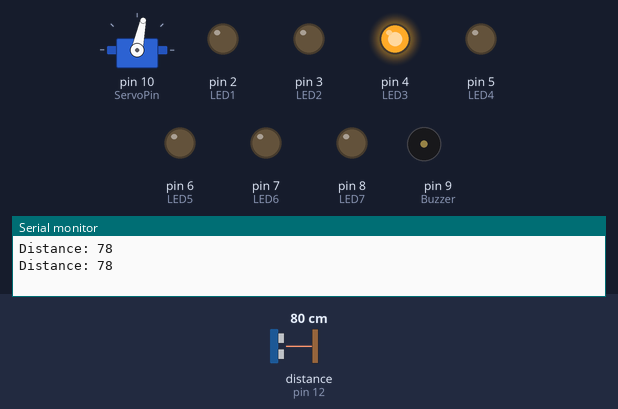
The sketch below on a simulated Arduino Uno, built with avr-gcc and run on an emulated ATmega328P. Parts: servo, output pins drawn as LEDs (lit = HIGH), buzzer (waves = sounding, pin HIGH), the last lines printed to the serial monitor. Wiring (inferred from the names in the program): ultrasonic range finder: trigger pin 11; echo pin 12. The test bench sets the inputs (shaded band); at power-on: distance to the obstacle (sensor on pin 12) 80 cm. The echo pulse lasts 58.3 µs per cm; pins used as bus, display or sensor lines are not drawn.

Above: at 2.8 s.
2.9 s: distance to the obstacle (sensor on pin 12) set to 2 cm
At 4.3 s:
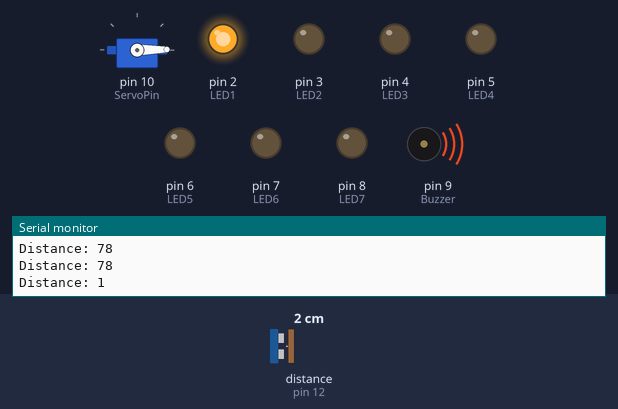
7.5 s: distance to the obstacle (sensor on pin 12) set to 35 cm
At 8.7 s:
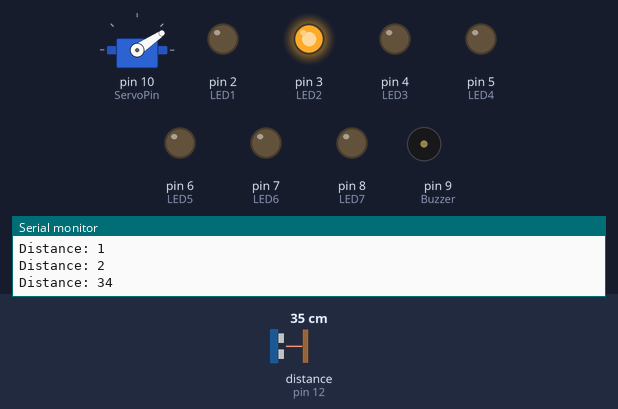
10.2 s: distance to the obstacle (sensor on pin 12) set to 60 cm
At 13.2 s:
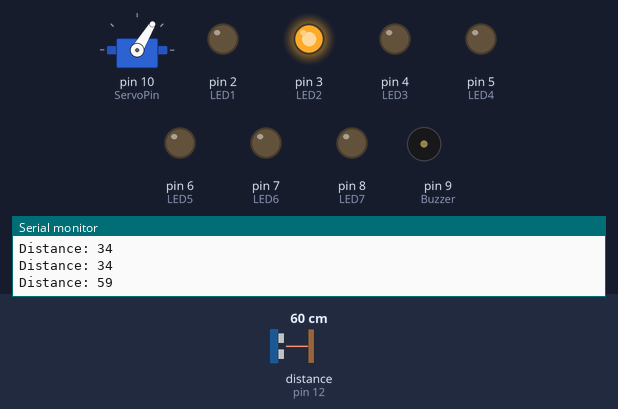
13.5 s: distance to the obstacle (sensor on pin 12) set to 120 cm
At 15.0 s:
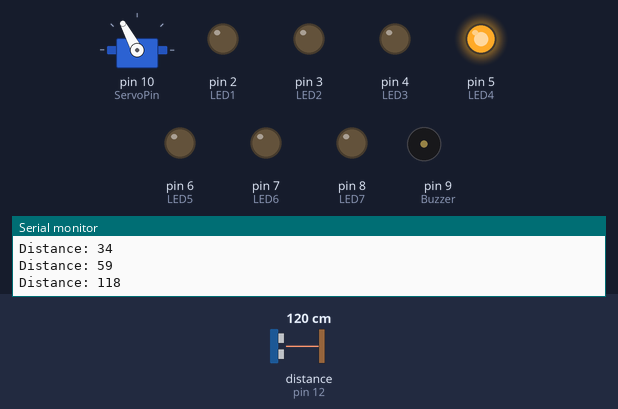
16.2 s: distance to the obstacle (sensor on pin 12) set to 250 cm
At 18.9 s:
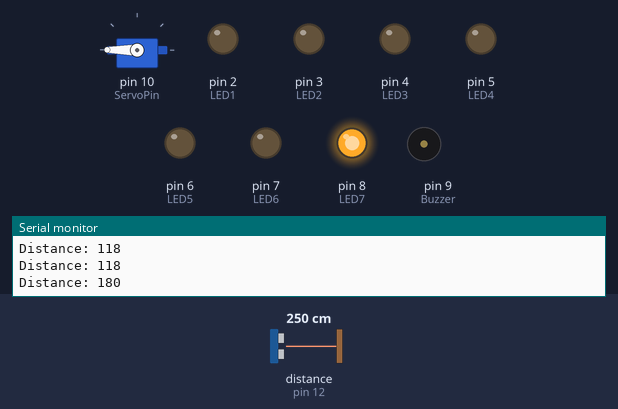
19.5 s: distance to the obstacle (sensor on pin 12) set to 27 cm
At 20.5 s:
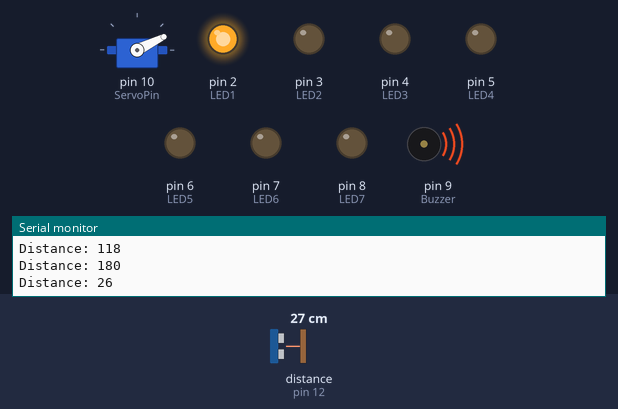
Timing chart, 0 to 22.5 s (numbered marks = the images above; inputs shaded):
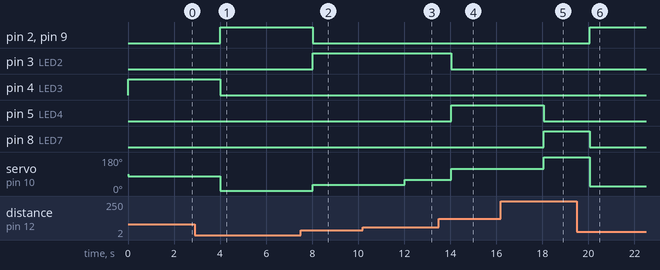

Measured:
- after the input at 2.9 s, pin 2 (LED1), pin 9 (Buzzer): LOW → HIGH after 1.1 s; pin 4 (LED3): HIGH → LOW after 1.1 s; servo on pin 10 (ServoPin): 78° → 1° after 1.1 s, → 2° 2.0 s later
- after the input at 7.5 s, pin 2 (LED1), pin 9 (Buzzer): HIGH → LOW after 0.52 s; pin 3 (LED2): LOW → HIGH after 0.52 s; servo on pin 10 (ServoPin): 2° → 34° after 0.52 s
- after the input at 10.2 s, servo on pin 10 (ServoPin): 34° → 59° after 1.8 s
- after the input at 13.5 s, pin 3 (LED2): HIGH → LOW after 0.53 s; pin 5 (LED4): LOW → HIGH after 0.53 s; servo on pin 10 (ServoPin): 59° → 118° after 0.53 s
- after the input at 16.2 s, pin 5 (LED4): HIGH → LOW after 1.9 s; pin 8 (LED7): LOW → HIGH after 1.9 s; servo on pin 10 (ServoPin): 118° → 180° after 1.9 s
- after the input at 19.5 s, pin 2 (LED1), pin 9 (Buzzer): LOW → HIGH after 0.56 s; pin 8 (LED7): HIGH → LOW after 0.56 s; servo on pin 10 (ServoPin): 180° → 26° after 0.56 s

The sketch:

distanceindicator.ino
```cpp
#include <Servo.h>
#include <NewPing.h>

const int trigPin = 11;
const int echoPin = 12;
const int ServoPin = 10;
const int Buzzer = 9;
const int LED1 = 2;
const int LED2 = 3;
const int LED3 = 4;
const int LED4 = 5;
const int LED5 = 6;
const int LED6 = 7;
const int LED7 = 8;

long duration;
int distance;
NewPing sonar(trigPin, echoPin, 180);  // Max distance set to 180 cm
Servo servo;

void setup() {
  pinMode(trigPin, OUTPUT);
  pinMode(echoPin, INPUT);
  pinMode(LED1, OUTPUT);
  pinMode(LED2, OUTPUT);
  pinMode(LED3, OUTPUT);
  pinMode(LED4, OUTPUT);
  pinMode(LED5, OUTPUT);
  pinMode(LED6, OUTPUT);
  pinMode(LED7, OUTPUT);
  pinMode(Buzzer, OUTPUT);
  servo.attach(ServoPin);

  Serial.begin(9600);
}

void loop() {
  // Send a 10 microsecond pulse to trigger the ultrasonic sensor
  digitalWrite(trigPin, LOW);  // Clear the trigger
  delayMicroseconds(2);
  digitalWrite(trigPin, HIGH);  // Set the trigger high for 10 microseconds
  delayMicroseconds(10);
  digitalWrite(trigPin, LOW);  // Clear the trigger
  // Read the echo pin, returns the sound wave travel time in microseconds
  duration = pulseIn(echoPin, HIGH);
  // Distance calculation
  distance = (duration * 0.034) / 2;
  if(distance>180){
    distance=180;
  }
  // Serial Monitor
  Serial.print("Distance: ");
  Serial.println(distance);

  // LED Control
  digitalWrite(LED1, distance <= 30 ? HIGH : LOW);
  digitalWrite(LED2, distance > 30 && distance <= 60 ? HIGH : LOW);
  digitalWrite(LED3, distance > 60 && distance <= 90 ? HIGH : LOW);
  digitalWrite(LED4, distance > 90 && distance <= 120 ? HIGH : LOW);
  digitalWrite(LED5, distance > 120 && distance <= 150 ? HIGH : LOW);
  digitalWrite(LED6, distance > 150 && distance < 180 ? HIGH : LOW);
  digitalWrite(LED7, distance == 180 ? HIGH : LOW);

  // Servo Motor Control
  int angle = map(distance, 0, 180, 0, 180);
  servo.write(angle);

  // Buzzer Control
  digitalWrite(Buzzer, distance <= 30 ? HIGH : LOW);

  // Small delay to avoid flooding the sensor
  delay(2000);
}
```
